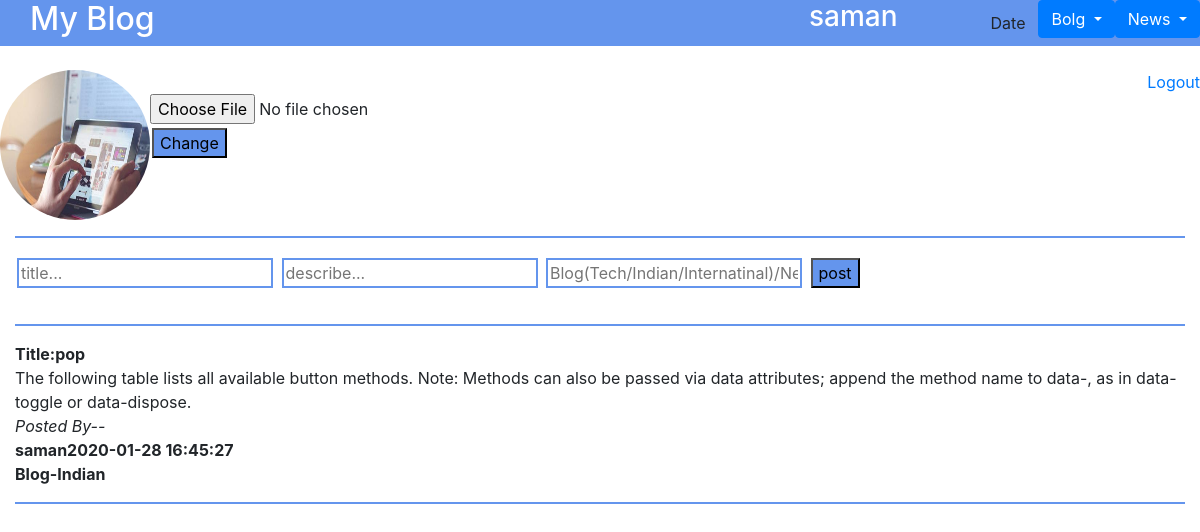
/Blogindians.php (signed in), run on the app's committed database.
### tables this page shows
CREATE TABLE `signup` (
  `id` int(11) NOT NULL,
  `name` varchar(200) NOT NULL,
  `passs` varchar(200) NOT NULL,
  `image` varchar(200) NOT NULL
);

CREATE TABLE `posts` (
  `id` int(20) NOT NULL,
  `name` varchar(200) NOT NULL,
  `title` varchar(200) NOT NULL,
  `post` varchar(200) NOT NULL,
  `time` timestamp NOT NULL DEFAULT current_timestamp() ON UPDATE current_timestamp(),
  `Category` varchar(20) NOT NULL
);

### Blogindians.php (the view, shortened to what this page needs)
<?php
$conn = mysqli_connect("localhost","root","","blogapp");
$username=$_SESSION['uname'];
if($username=='saman'){
?>
<html>
<head>
<link type="text/css" rel="stylesheet" href="css/bootstrap.css"/>
</head>
<body>
    <div class="container-fluid">
        <div id="head" class="row">
            <div class="col-xs-6 mr-auto" style="margin-left:30px;"><h2>My Blog</h2></div>
            <div class="col-xs-6" style="margin-right:80px;"><h3><?php    echo "$username"   ?></h3></div>
            <button type="button" class="btn">Date</button>
        <div class="dropdown">
  <button type="button" class="btn btn-primary dropdown-toggle" data-toggle="dropdown">
    Bolg
  </button>
</div>
<div class="dropdown">
  <button type="button" class="btn btn-primary dropdown-toggle" data-toggle="dropdown">
    News
  </button>
</div>
</div>
<br>
<div id="profile" class="row">
    <div class="col-xs-2"> <?php
$username=$_SESSION['uname'];
$sql="SELECT * from signup WHERE name='$username'";
$result=$conn->query($sql);
if($result->num_rows > 0 )
{
    while($row = $result->fetch_assoc()){
        $location = $row["image"];
        echo "<img id='img' src='$location'>";
    }
}
else{
    echo "0 results";
}
?>
</div>
<div id="pro2" class="col-xs-2">
    <?php
$conn = mysqli_connect("localhost","root","","blogapp");
echo "<br>";
echo "
<form action='home1.php' method='post' enctype='multipart/form-data'>
<input type ='file' name='myfile'><br>
<input type='submit' name='submit1' value='Change'>
</form>
";
?>
</div>
<div id="pro3" class="col-xs-8 ml-auto">
    <a href="logout.php">Logout</a></div>
</div>
<hr>
<div id="post" class="row ml-auto">
<div class="col-xs-12"><form method="post" action="post.php">
<input type="text" name="title" placeholder="title...">
<input type="text" name="desc" placeholder="describe...">
<input type="text" name="category" placeholder="Blog(Tech/Indian/Internatinal)/News(Tech/Indian/Internatinal)">
<input type="submit" value="post">
</form>
</div>
</div>
<hr>
<div id="body" class="row">
<div class="col-md-12">
<?php $sql="SELECT * FROM posts WHERE Category='Blog-Indian'";
$result = $conn->query($sql);
if($result->num_rows > 0){
    while($row = $result->fetch_assoc()){
        echo "<b>"."Title:" .$row["title"]."</b>"."<br>".$row["post"]."<br>"."<i>Posted By--</i><br>"."<b>".$row["name"]."</b>"."<b>".$row["time"]."</b>"."<br>"."<b>".$row["Category"]."</b>";
    echo "<hr>";
    echo "<br>";
    }
} else{
    echo "0 results";
}
?>
<?php } ?>
</div>

### Blogindians.php (style rules this page uses)
#head { background-color:cornflowerblue; color:white; }
hr { border: 1px solid cornflowerblue; }
#img { height:150px; width:150px; border-radius:100px; }
#pro3 { text-align:right; }
input[type=submit] { background-color:cornflowerblue; height:30px; text-decoration:none; margin:4px 2px; }
input[type=text] { border: 2px solid cornflowerblue; text-decoration:none; margin:4px 2px; }

### data on the page
signup: image (picture)
posts: title "pop", post "The following table lists all available button methods. Note: Methods can also be passed via data attributes; append the method name to data-, as in data-toggle or data-dispose.", name "saman", time "2020-01-28 16:45:27", Category "Blog-Indian"

### other printed values
$username "saman"
